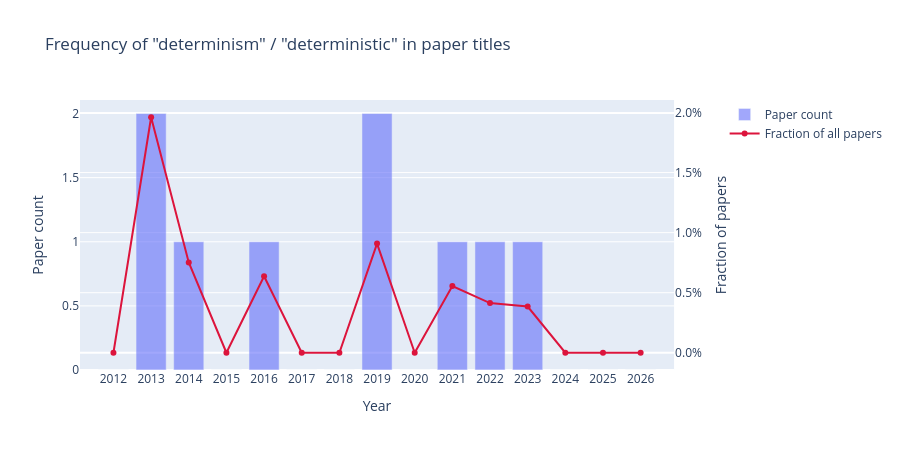

The notebook cell saved with this chart:
### Code cell
## Determinism / deterministic in paper titles over time

from collections import defaultdict

counts_by_year: dict[int, int] = defaultdict(int)
totals_by_year: dict[int, int] = defaultdict(int)

for e in editions:
    year = e["year"]
    for s in e["sessions"]:
        for p in s["papers"]:
            t = p["title"].lower()
            totals_by_year[year] += 1
            if "determinis" in t:  # matches determinism, deterministic, deterministically
                counts_by_year[year] += 1

years = sorted(totals_by_year)
abs_counts = [counts_by_year[y] for y in years]
rel_freq = [counts_by_year[y] / totals_by_year[y] for y in years]

import plotly.graph_objects as go
from plotly.subplots import make_subplots

fig = make_subplots(specs=[[{"secondary_y": True}]])
fig.add_bar(x=years, y=abs_counts, name="Paper count", opacity=0.6)
fig.add_scatter(x=years, y=rel_freq, name="Fraction of all papers",
                mode="lines+markers", line=dict(color="crimson", width=2),
                secondary_y=True)
fig.update_layout(
    title="Frequency of \"determinism\" / \"deterministic\" in paper titles",
    xaxis=dict(dtick=1, title="Year"),
    hovermode="x unified",
    height=450,
)
fig.update_yaxes(title_text="Paper count", secondary_y=False)
fig.update_yaxes(title_text="Fraction of papers", tickformat=".1%", secondary_y=True)
fig.show()

### Figure 1 — Plotly figure (JSON) as saved in the notebook; plotly's stock layout.template omitted (floating-point values rounded to 4 significant figures)
{"data": [{"name": "Paper count", "opacity": 0.6, "type": "bar", "x": [2012, 2013, 2014, 2015, 2016, 2017, 2018, 2019, 2020, 2021, 2022, 2023, 2024, 2025, 2026], "y": [0, 2, 1, 0, 1, 0, 0, 2, 0, 1, 1, 1, 0, 0, 0]}, {"line": {"color": "crimson", "width": 2}, "mode": "lines+markers", "name": "Fraction of all papers", "type": "scatter", "x": [2012, 2013, 2014, 2015, 2016, 2017, 2018, 2019, 2020, 2021, 2022, 2023, 2024, 2025, 2026], "xaxis": "x", "y": [0, 0.01961, 0.007519, 0, 0.006369, 0, 0, 0.009091, 0, 0.005556, 0.004132, 0.003846, 0, 0, 0], "yaxis": "y2"}], "layout": {"height": 450, "hovermode": "x unified", "title": {"text": "Frequency of \"determinism\" / \"deterministic\" in paper titles"}, "xaxis": {"anchor": "y", "domain": [0, 0.94], "dtick": 1, "title": {"text": "Year"}}, "yaxis": {"anchor": "x", "domain": [0, 1], "title": {"text": "Paper count"}}, "yaxis2": {"anchor": "x", "overlaying": "y", "side": "right", "tickformat": ".1%", "title": {"text": "Fraction of papers"}}}}
